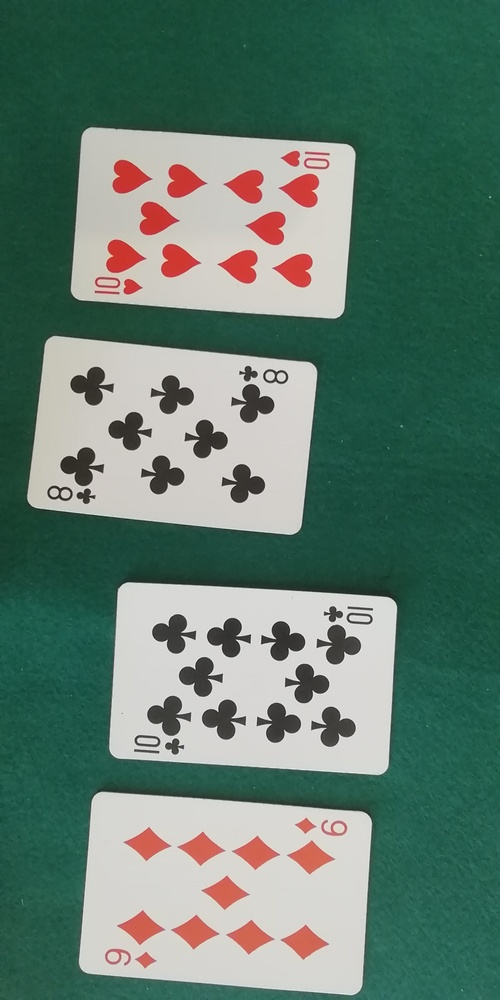
#> input picture pract_4/Test/IMG_20210321_122121.jpg, 500 x 1000 px, shrunk from 2080 x 4160 before the run; its folder holds only this picture in this run
$ python 3.py
#> lines starting #> are read from the running program, lines starting #| are printed output that depends on the picture; after the words box and inside, x2 and y2 are one past the last pixel; in counts of white or black regions, pixels touching at a corner belong together
import cv2
import numpy as np
from tkinter import filedialog
import os

# Selección de una carpeta
path = filedialog.askdirectory(initialdir="./../", title="Seleccione una carpeta")
#> the answer given: ../Test

window_original = 'Original_image'
window_otsu = 'Otsu_threshold'
window_triangle = 'Triangle_threshold'

cv2.namedWindow(window_original, cv2.WINDOW_NORMAL)
cv2.namedWindow(window_otsu, cv2.WINDOW_NORMAL)
cv2.namedWindow(window_triangle, cv2.WINDOW_NORMAL)

for root, dirs, files in os.walk(path, topdown=False):
    for name in files:
        if not name.endswith('.jpg'):
            continue

        filename = os.path.join(root, name)
        img = cv2.imread(filename, cv2.IMREAD_GRAYSCALE)
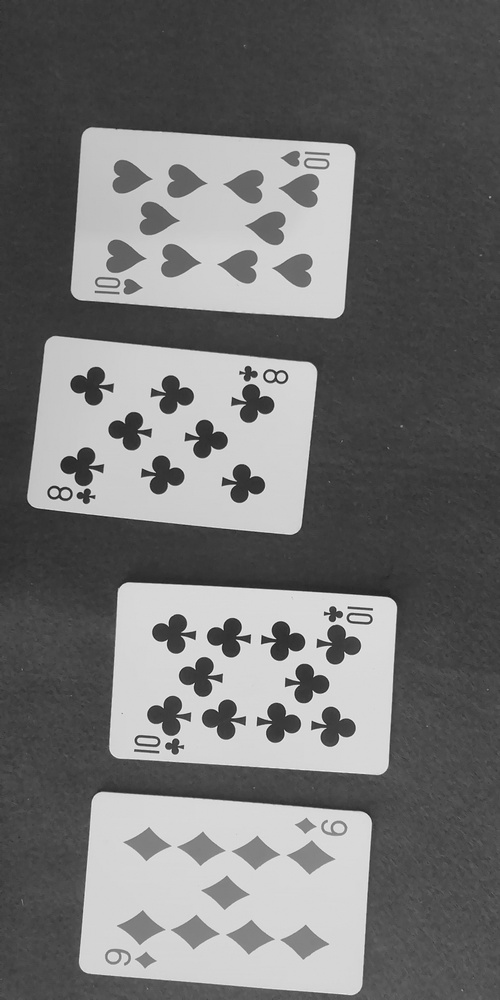
#> img: shape (1000, 500); min 25, max 248, mean 113.6
        cv2.imshow(window_original, img)

        # --- Método de Otsu ---
        ret_otsu, thresh_otsu = cv2.threshold(img, 0, 255, cv2.THRESH_BINARY + cv2.THRESH_OTSU)
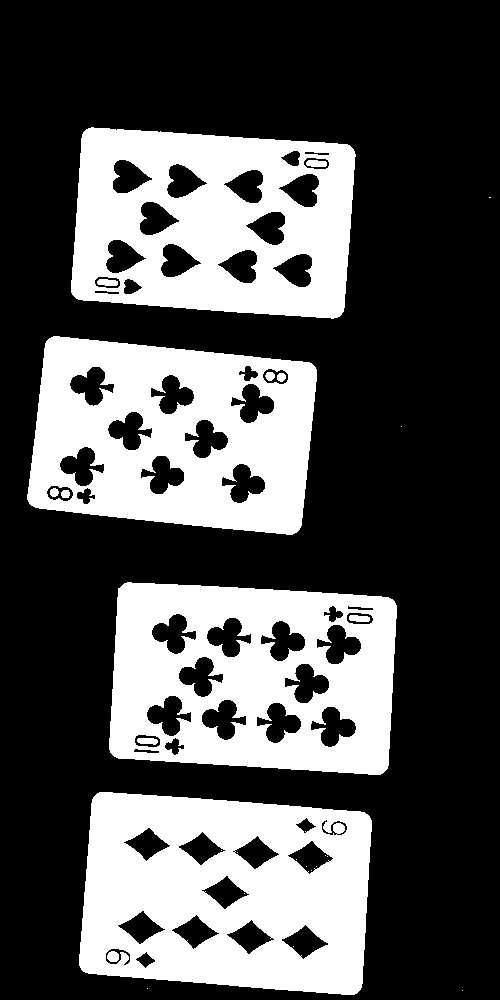
#> thresh_otsu: shape (1000, 500); 32.7% white; 27 white regions (14 under 20 px), largest, box (x1, y1, x2, y2) and area: (79, 792, 372, 995) 44967, (27, 336, 317, 535) 39539, (109, 582, 397, 775) 39354
#> ret_otsu = 138
        print(f"Umbral Otsu para {name}: {ret_otsu:.2f}")
#| Umbral Otsu para IMG_20210321_122121.jpg: 138.00
        cv2.imshow(window_otsu, thresh_otsu)

        # --- Método de Triangle ---
        ret_triangle, thresh_triangle = cv2.threshold(img, 0, 255, cv2.THRESH_BINARY + cv2.THRESH_TRIANGLE)
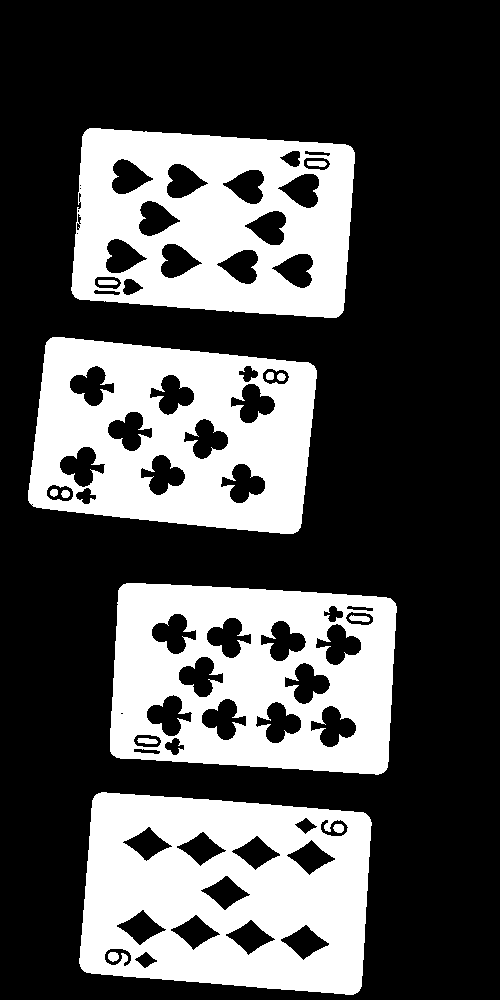
#> thresh_triangle: shape (1000, 500); 31.8% white; 14 white regions, largest, box (x1, y1, x2, y2) and area: (79, 792, 372, 995) 43641, (28, 337, 317, 534) 38560, (110, 583, 397, 775) 38357
#> ret_triangle = 188
        print(f"Umbral Triangle para {name}: {ret_triangle:.2f}")
#| Umbral Triangle para IMG_20210321_122121.jpg: 188.00
        cv2.imshow(window_triangle, thresh_triangle)

        key = cv2.waitKey(0)
#> (key q is pressed here)
        if key == ord('q') or key == 27:  # Salir con 'q' o ESC
            break

cv2.destroyAllWindows()

$ run again, on pract_4/Training/IMG_20210321_121516.jpg
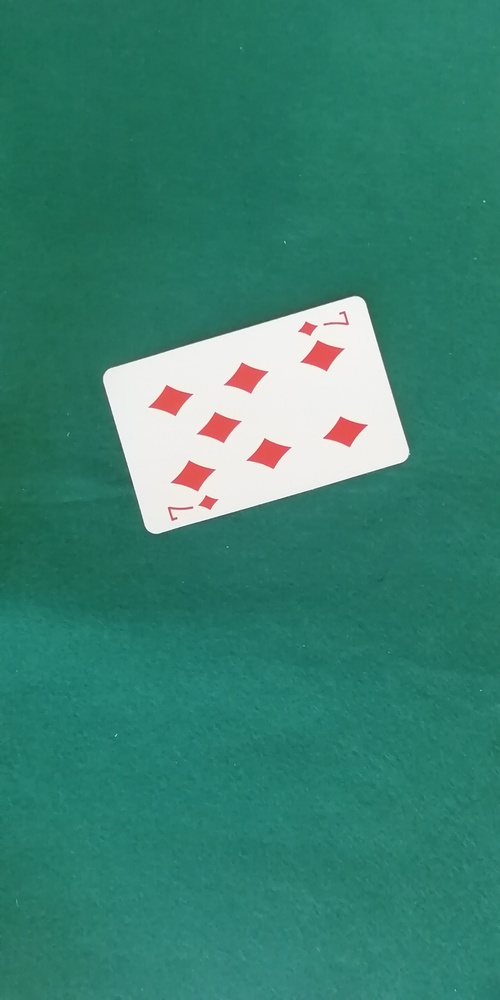
#> input picture pract_4/Training/IMG_20210321_121516.jpg, 500 x 1000 px, shrunk from 2080 x 4160 before the run
#> `ret_otsu, thresh_otsu = cv2.threshold(img, 0, 255, cv2.THRESH_BINARY +..`:
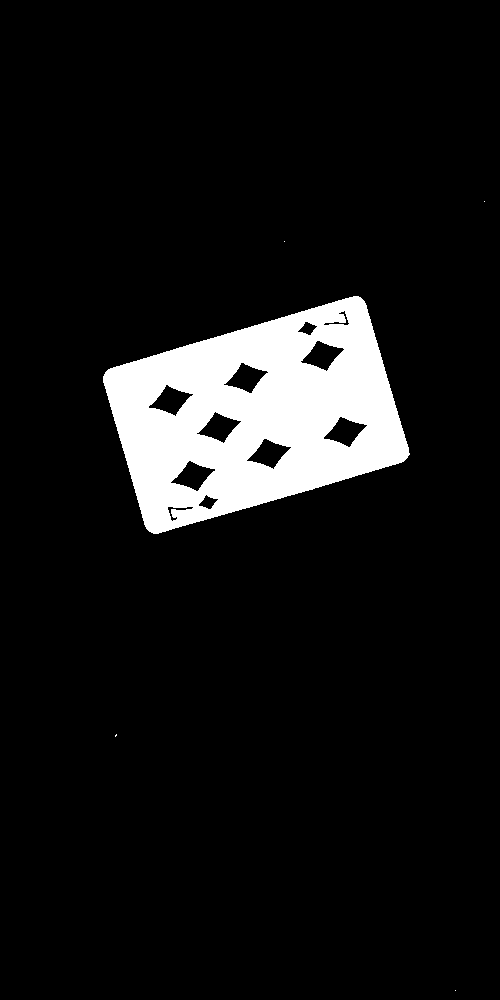
#> thresh_otsu: shape (1000, 500); 8.5% white; 5 white regions (4 under 20 px), largest, box (x1, y1, x2, y2) and area: (103, 296, 410, 534) 42461
#> ret_otsu = 166
#| Umbral Otsu para IMG_20210321_121516.jpg: 166.00
#> `ret_triangle, thresh_triangle = cv2.threshold(img, 0, 255, cv2.THRESH_..`:
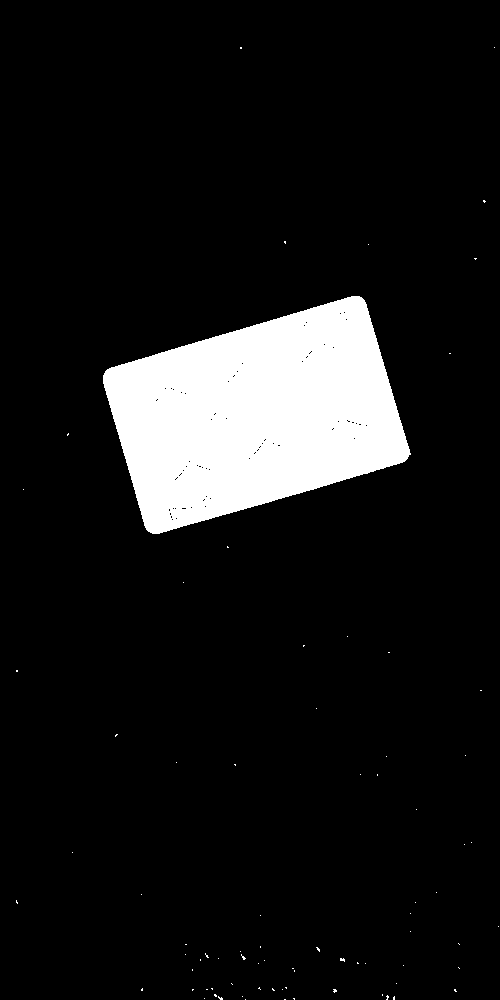
#> thresh_triangle: shape (1000, 500); 9.6% white; 79 white regions (78 under 20 px), largest, box (x1, y1, x2, y2) and area: (103, 296, 411, 534) 47620
#> ret_triangle = 116
#| Umbral Triangle para IMG_20210321_121516.jpg: 116.00

$ run again, on pract_4/Test/IMG_20210321_122142.jpg
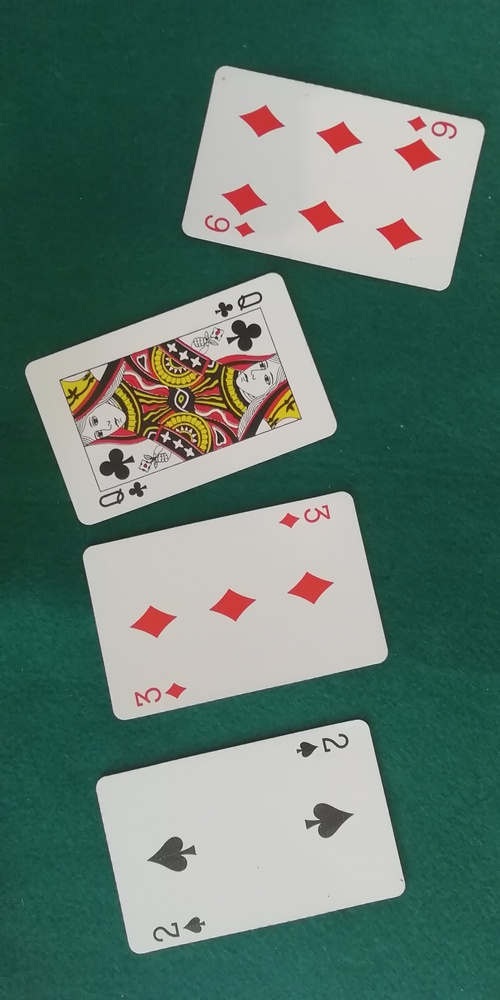
#> input picture pract_4/Test/IMG_20210321_122142.jpg, 500 x 1000 px, shrunk from 2080 x 4160 before the run
#> `ret_otsu, thresh_otsu = cv2.threshold(img, 0, 255, cv2.THRESH_BINARY +..`:
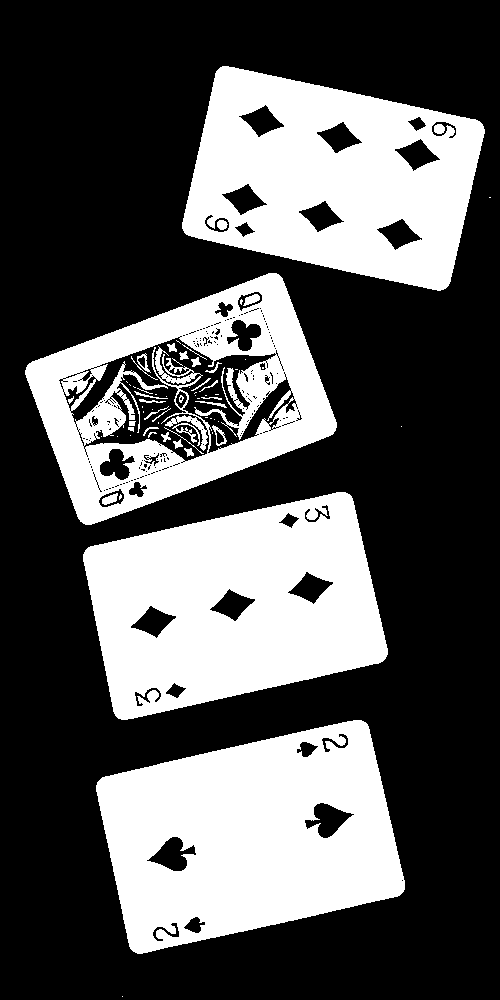
#> thresh_otsu: shape (1000, 500); 34.6% white; 69 white regions (35 under 20 px), largest, box (x1, y1, x2, y2) and area: (96, 720, 405, 954) 48755, (83, 492, 388, 720) 46645, (182, 66, 485, 291) 43451
#> ret_otsu = 132
#| Umbral Otsu para IMG_20210321_122142.jpg: 132.00
#> `ret_triangle, thresh_triangle = cv2.threshold(img, 0, 255, cv2.THRESH_..`:
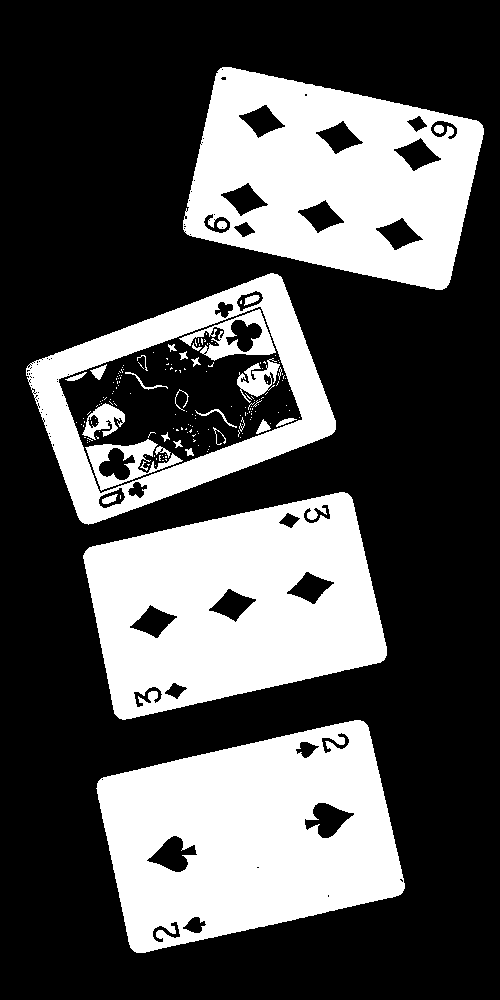
#> thresh_triangle: shape (1000, 500); 32.7% white; 183 white regions (152 under 20 px), largest, box (x1, y1, x2, y2) and area: (96, 720, 405, 953) 48078, (83, 492, 387, 720) 45880, (183, 67, 484, 290) 42350
#> ret_triangle = 187
#| Umbral Triangle para IMG_20210321_122142.jpg: 187.00

$ run again, on pract_4/Test/IMG_20210321_122201.jpg
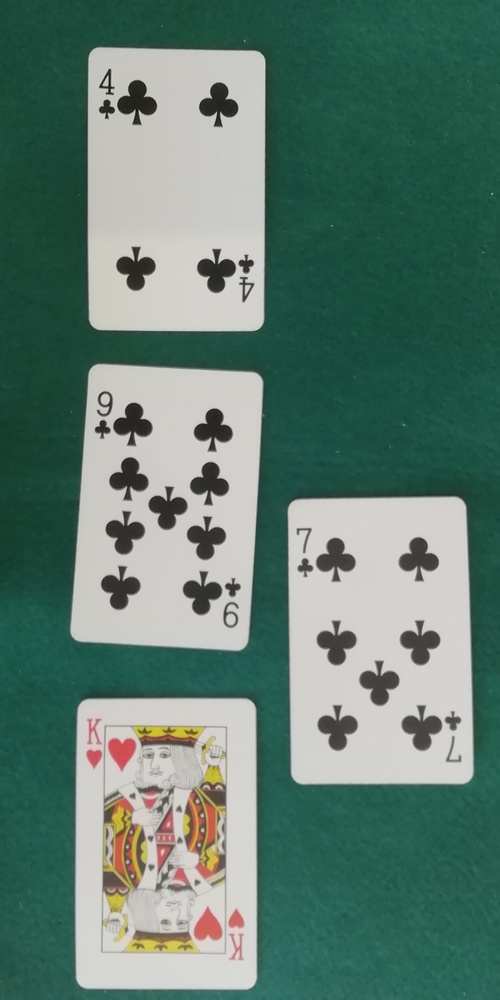
#> input picture pract_4/Test/IMG_20210321_122201.jpg, 500 x 1000 px, shrunk from 2080 x 4160 before the run
#> `ret_otsu, thresh_otsu = cv2.threshold(img, 0, 255, cv2.THRESH_BINARY +..`:
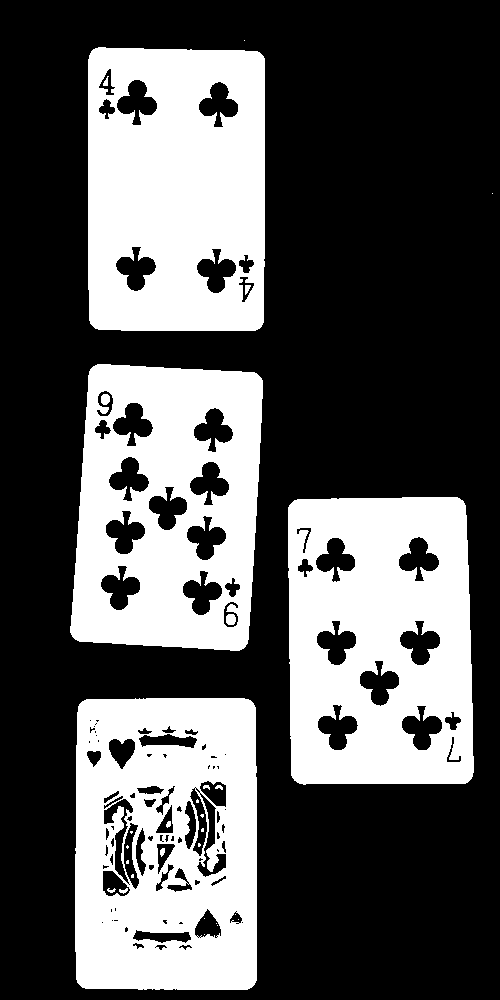
#> thresh_otsu: shape (1000, 500); 35% white; 30 white regions (16 under 20 px), largest, box (x1, y1, x2, y2) and area: (88, 47, 265, 331) 45236, (288, 497, 474, 785) 44805, (75, 698, 257, 990) 44431
#> ret_otsu = 134
#| Umbral Otsu para IMG_20210321_122201.jpg: 134.00
#> `ret_triangle, thresh_triangle = cv2.threshold(img, 0, 255, cv2.THRESH_..`:
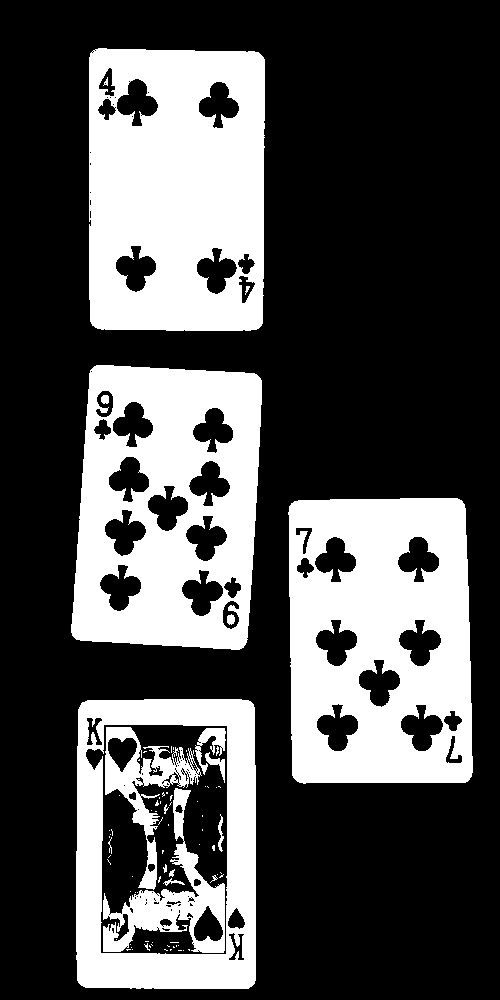
#> thresh_triangle: shape (1000, 500); 31.7% white; 83 white regions (64 under 20 px), largest, box (x1, y1, x2, y2) and area: (89, 48, 265, 331) 43948, (288, 498, 473, 784) 42736, (71, 365, 262, 650) 38222
#> ret_triangle = 190
#| Umbral Triangle para IMG_20210321_122201.jpg: 190.00
